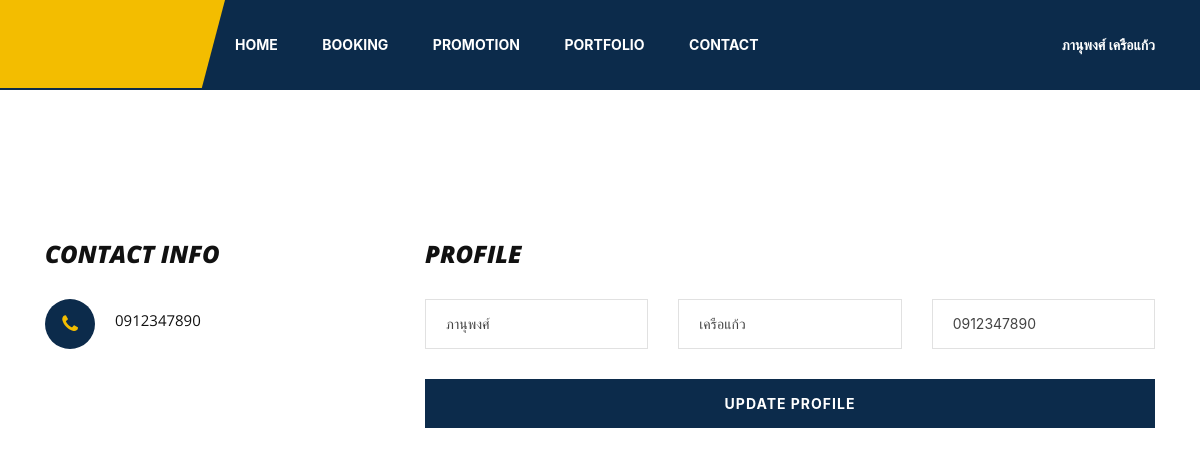
Page /profile.blade.php (signed in) on the earlier database version.
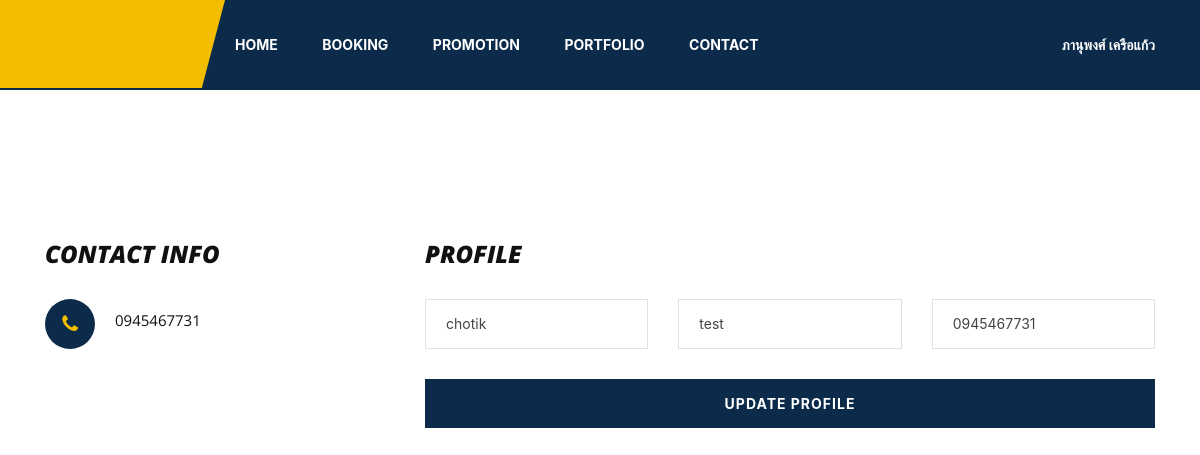
Same page on the later database version.
### tables this page shows
CREATE TABLE `tbl_users` (
  `id` int(11) NOT NULL,
  `username` varchar(255) NOT NULL,
  `password` varchar(255) NOT NULL,
  `tel` varchar(20) NOT NULL,
  `prefixname` varchar(255) DEFAULT NULL,
  `firstname` varchar(255) NOT NULL,
  `lastname` varchar(255) NOT NULL,
  `status` int(1) NOT NULL DEFAULT 0,
  `create_at` timestamp NOT NULL DEFAULT current_timestamp(),
  `update_at` timestamp NOT NULL DEFAULT current_timestamp() ON UPDATE current_timestamp()
);

### profile.blade.php (the view, shortened to what this page needs)
<?php
require_once __DIR__.'/db/connectpdo.php';
$user_id = $_SESSION['id'];
$sql = "SELECT * FROM tbl_users WHERE id = '".$user_id."'";
$stmt=$db->prepare($sql);
$stmt->execute();
$row=$stmt->fetch(PDO::FETCH_ASSOC);
    $firstname = $row['firstname'];
    $lastname = $row['lastname'];
    $tel = $row['tel'];
?>
<!DOCTYPE html>
<html lang="zxx">
<head>
    <?php require_once __DIR__.'/resource/head.php'; ?>
    <link rel="stylesheet" href="https://cdnjs.cloudflare.com/ajax/libs/fullcalendar/3.4.0/fullcalendar.css" />
</head>
<body>
    <?php require_once __DIR__.'/resource/navbar.php'; ?>
    <section class="contact spad" style="margin-top: 140px;">
        <div class="container">
            <div class="row">
                <div class="col-lg-4 col-md-4">
                    <div class="contact__address">
                        <h4>Contact info</h4>
                        <ul>
                            <li>
                                <div class="icon">
                                    <i class="fa fa-phone"></i>
                                </div>
                                <p><span class="mt-2"><?=$tel?></span></p>
                            </li>
                        </ul>
                    </div>
                </div>
                <div class="col-lg-8 col-md-8">
                    <div class="contact__form">
                        <h4>Profile</h4>
                        <form id="update_profile" method="POST" enctype="multipart/form-data">
                            <div class="row">
                                <div class="col-lg-4">
                                    <input type="text" value="<?=$firstname?>" name="firstname">
                                </div>
                                <div class="col-lg-4">
                                    <input type="text" value="<?=$lastname?>" name="lastname">
                                </div>
                                <div class="col-lg-4">
                                    <input type="text" value="<?=$tel?>" name="tel">
                                </div>
                            </div>
                            <button type="submit" class="site-btn">Update Profile</button>
                        </form>
                    </div>
                </div>
            </div>
        </div>
    </section>
</body>
</html>

Differences in the rows shown:
changed tbl_users: tel "0912347890" → "0945467731"; firstname "ภานุพงศ์" → "chotik"; lastname "เครือแก้ว" → "test"
